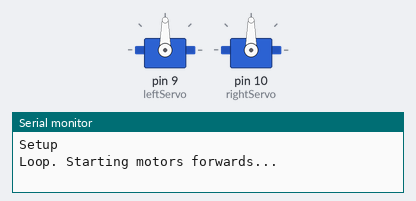
The sketch below on a simulated Arduino Uno, built with avr-gcc and run on an emulated ATmega328P. Parts: 2 × servo, the last lines printed to the serial monitor.

Above: at 0.05 s.
At 3.0 s:
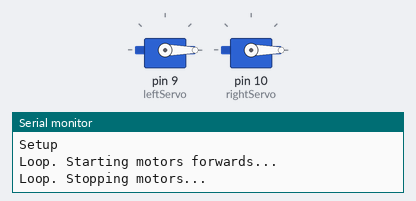
Timing chart, 0 to 7.0 s (numbered marks = the images above):
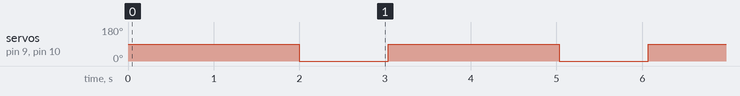

Measured:
- by itself, servo on pin 9 (leftServo), servo on pin 10 (rightServo): alternates 90° for 2.0 s and 0° for 1.0 s

The sketch:

Arduino.CarProgram.ino
```cpp
#include <AFMotor.h>
#include <Servo.h>

AF_DCMotor motor2(2);

Servo leftServo;
Servo rightServo;

void setup() {
  Serial.begin(9600);
  Serial.println("Setup");
  leftServo.attach(9);
  rightServo.attach(10);
  stopMotor(motor2);
}

void loop() {
  Serial.println("Loop. Starting motors forwards...");

  //startMotorForwards(motor2);

  leftServo.write(90);
  rightServo.write(90);

  delay(2000);

  Serial.println("Loop. Stopping motors...");

  //stopMotor(motor2);

  leftServo.write(0);
  rightServo.write(0);

  delay(1000);

  Serial.println("Loop. Stopping motors...");

  //stopMotor(motor2);

  Serial.println("Loop. Starting motors backwards...");


  //startMotorBackwards(motor2);

 // stopMotor(motor2);

  //delay(1000);
}
void startMotorForwards(AF_DCMotor motor) {
  motor.run(FORWARD);
  motor.setSpeed(254);
}

void startMotorBackwards(AF_DCMotor motor) {
  motor.run(BACKWARD);
  motor.setSpeed(254);
}

void stopMotor(AF_DCMotor motor) {
  motor.run(RELEASE);
}
```
